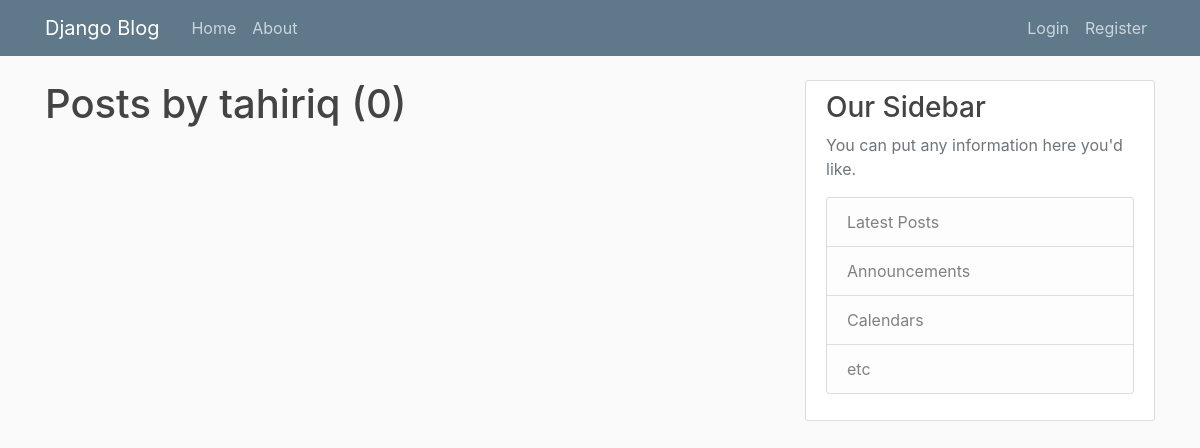
The app's page /user/tahiriq, older data.
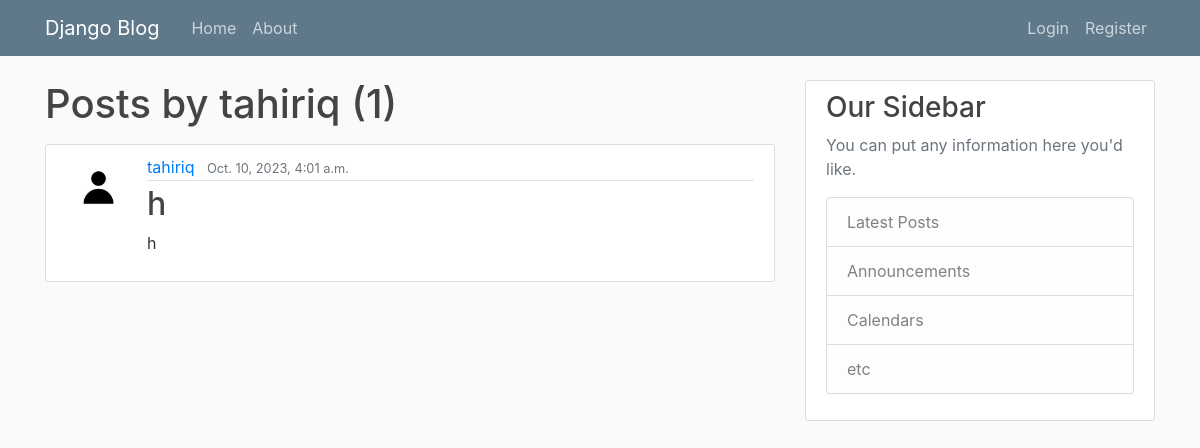
The same page, newer data.
### blog/models.py (models this page shows, shortened)
class Post(models.Model):
    title = models.CharField(max_length = 100)
    content = models.TextField()
    date_posted = models.DateTimeField(default = timezone.now)
    author = models.ForeignKey(User, on_delete = models.CASCADE)

### users/models.py (models this page shows, shortened)
class Profile(models.Model):
    user = models.OneToOneField(User, on_delete = models.CASCADE)
    image = models.ImageField(default = 'default-profile.jpg', upload_to = 'profile_pics')
    """
    def save(self, *args, **kwargs):
        super().save(*args, **kwargs)

        img = Image.open(self.image.path)

        if img.height > 300 or img.width > 300 :
            output_size = (300, 300)

            img.thumbnail(output_size)
            img.save(self.image.path)
            """

### blog/views.py (the view)
# urls.py: path('user/<str:username>', UserPostListView.as_view(), name='user-posts' ),
class UserPostListView(ListView):
    model = Post
    template_name = 'blog/user_posts.html'
    context_object_name = 'posts'
    ordering = ['-date_posted']
    paginate_by = 5
    def get_queryset(self):
        user = get_object_or_404(User, username = self.kwargs.get('username'))
        return Post.objects.filter(author=user).order_by('-date_posted')

### blog/templates/blog/user_posts.html (shortened to what this page needs)
{% extends "blog/base.html" %}
{% block content %}
    <h1 class = 'mb-3'>Posts by {{view.kwargs.username }} ({{ page_obj.paginator.count }})</h1>
    {% for post in posts %}
    <article class="media content-section">
      <img class = "rounded-circle article-img" src = "{{post.author.profile.image.url}}">
        <div class="media-body">
          <div class="article-metadata">
            <a class="mr-2" href="{% url 'user-posts' post.author.username %}">{{ post.author }}</a>
            <small class="text-muted">{{ post.date_posted }}</small>
          </div>
          <h2><a class="article-title" href="{% url "post-detail" post.id %}">{{ post.title }}</a></h2>
          <p class="article-content">{{ post.content }}</p>
        </div>
      </article>
    {% endfor %}
{% endblock content %}

Row changes from the older to the newer data that the page shows:
added Post: author.profile.image (placeholder picture), author "tahiriq", date_posted "Oct. 10, 2023, 4:01 a.m.", title "h", content "h"
Text that changed along with them:
{{ page_obj.paginator.count }}: "0" → "1"
